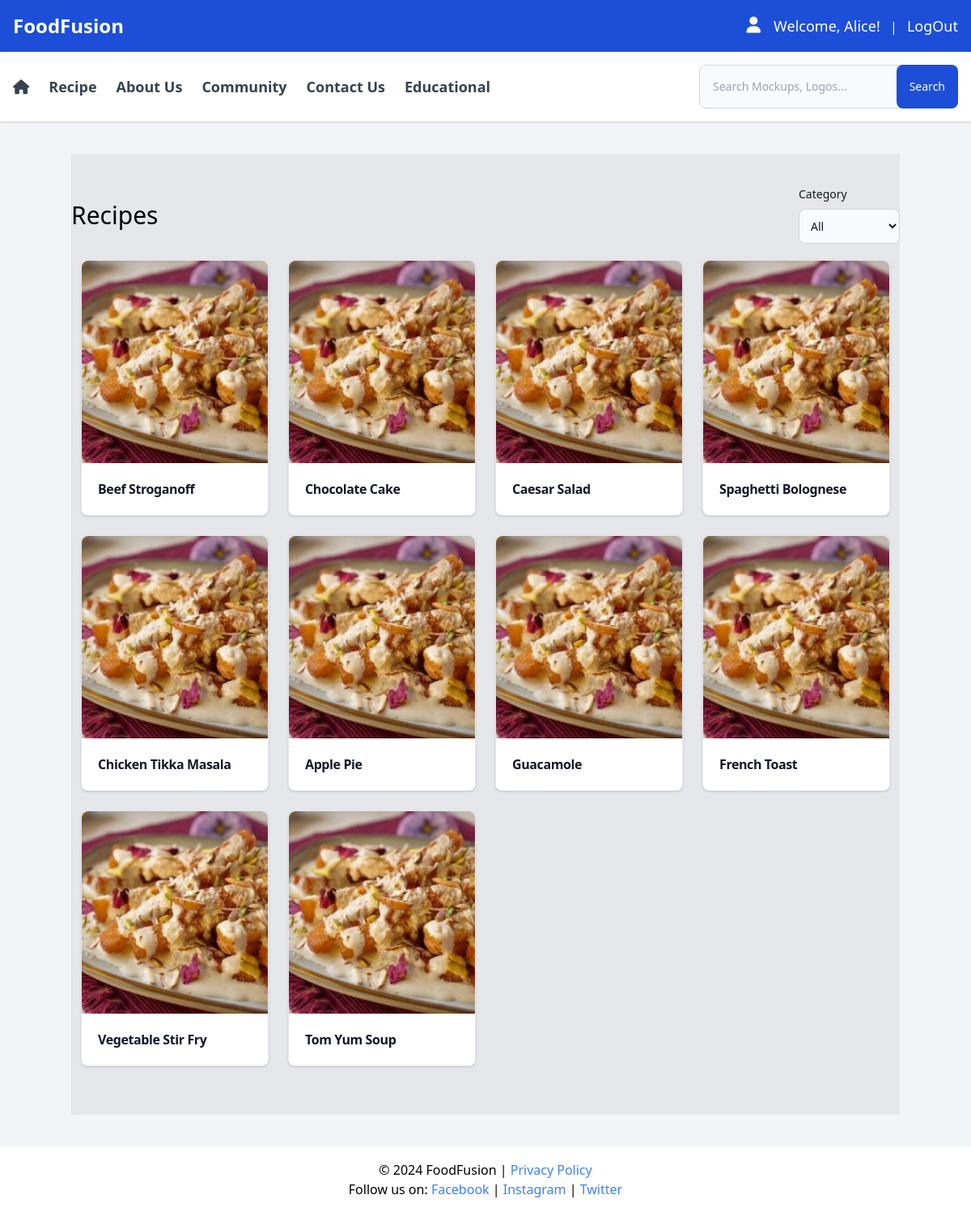
The app's page /recipes-list.php (signed in) with its own data.
### tables this page shows
CREATE TABLE `recipes` (
  id INT(11) PRIMARY KEY AUTO_INCREMENT,
  user_id INT(11),
  image VARCHAR(500),
  recipe_name VARCHAR(500),
  description VARCHAR(500),
  preparation_time INT(11),
  cooking_time INT(11),
  instructions TEXT,
  tip VARCHAR(500),
  level INT(11) comment '1.easy 2.medium 3.hard',
  created_at TIMESTAMP DEFAULT CURRENT_TIMESTAMP,
  updated_at TIMESTAMP DEFAULT CURRENT_TIMESTAMP ON UPDATE CURRENT_TIMESTAMP,
  deleted_at TIMESTAMP NULL,
  FOREIGN KEY (user_id) REFERENCES user(id)
);

### recipes-list.php (the view, shortened to what this page needs)
<?php
include 'db.php';
$recipesQuery = "SELECT id, recipe_name, image FROM recipes";
$recipes = $conn->query($recipesQuery);
?>
<div class="bg-gray-200">
    <section class="container max-w-7xl mx-auto py-10">
        <div class="flex justify-between items-center">
            <h1 class="text-3xl font-medium">Recipes</h1>
            <form>
                <label for="countries" class="block mb-2 text-sm font-medium text-gray-900 dark:text-white">Category</label>
                <select id="countries" class="bg-gray-50 border border-gray-300 text-gray-900 text-sm rounded-lg focus:ring-blue-500 focus:border-blue-500 block w-full p-2.5 dark:bg-gray-700 dark:border-gray-600 dark:placeholder-gray-400 dark:text-white dark:focus:ring-blue-500 dark:focus:border-blue-500">
                    <option selected>All</option>
                </select>
            </form>
        </div>
        <div class="grid grid-cols-1 sm:grid-cols-2 md:grid-cols-3 lg:grid-cols-4 gap-6 my-5 px-3">
            <?php while ($recipe = $recipes->fetch_assoc()): ?>
                <div class="bg-white border border-gray-200 rounded-lg shadow">
                    <div>
                        <img style="height: 250px;" class="rounded-t-lg w-full object-cover" src="<?= $recipe['image']; ?>" alt="<?= $recipe['recipe_name']; ?>" />
                    </div>
                    <div class="p-5">
                        <a href="recipes-details.php?id=<?= $recipe['id']; ?>">
                            <h5 class="font-bold tracking-tight text-gray-900"><?= $recipe['recipe_name']; ?></h5>
                        </a>
                    </div>
                </div>
            <?php endwhile; ?>
        </div>
    </section>
</div>
<?php
include 'layout.php';
?>

### records on screen
recipes: image (picture), recipe_name "Beef Stroganoff"
recipes: image (picture), recipe_name "Chocolate Cake"
recipes: image (picture), recipe_name "Caesar Salad"
recipes: image (picture), recipe_name "Spaghetti Bolognese"
recipes: image (picture), recipe_name "Chicken Tikka Masala"
recipes: image (picture), recipe_name "Apple Pie"
recipes: image (picture), recipe_name "Guacamole"
recipes: image (picture), recipe_name "French Toast"
recipes: image (picture), recipe_name "Vegetable Stir Fry"
recipes: image (picture), recipe_name "Tom Yum Soup"

### other values on screen
$_SESSION['user']['first_name'] "Alice"
